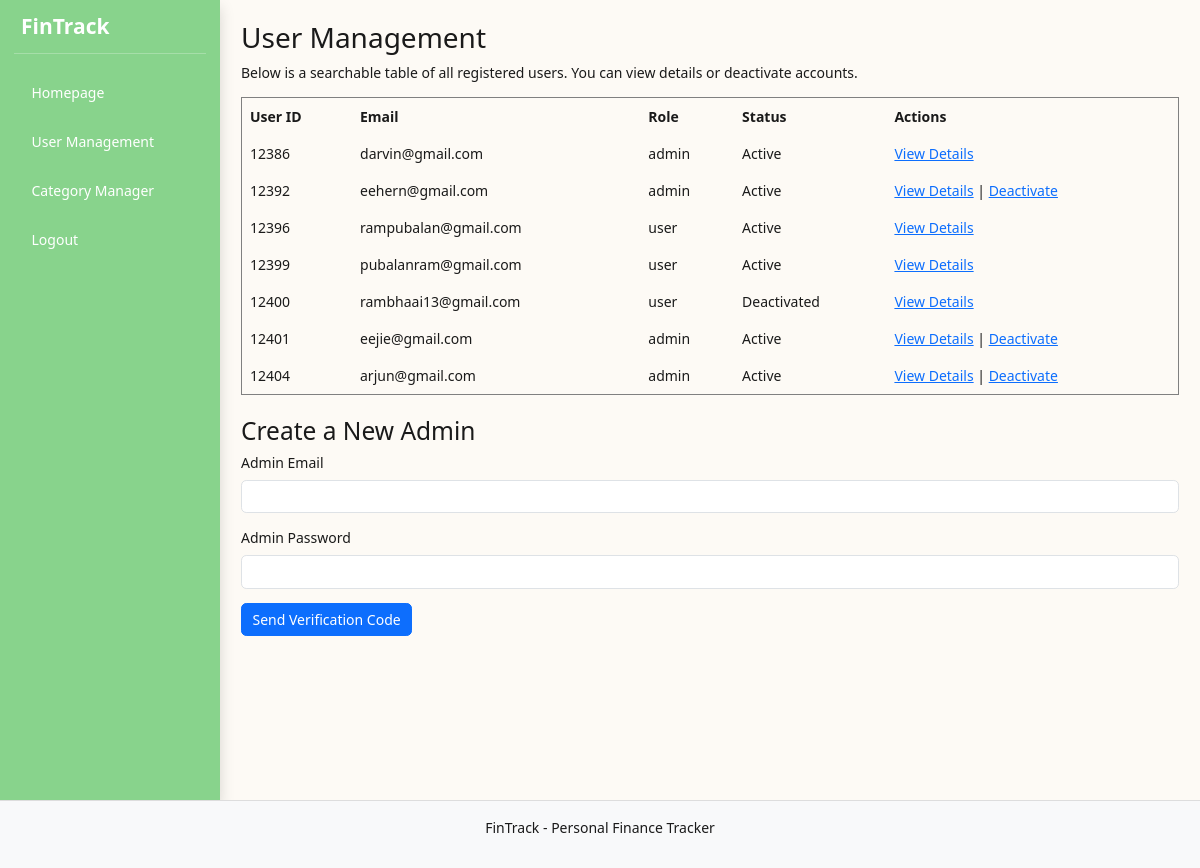
Screenshot of /user-management.php (signed in) with the database file from the repository.
### tables this page shows
CREATE TABLE `user` (
  `user_id` int(11) NOT NULL,
  `email` varchar(50) NOT NULL,
  `password` varchar(255) NOT NULL,
  `role` enum('admin','user') DEFAULT 'user',
  `verification_token` varchar(255) DEFAULT NULL,
  `is_verified` tinyint(1) DEFAULT 0,
  `setup_complete` tinyint(1) DEFAULT 0,
  `created_at` datetime DEFAULT current_timestamp(),
  `last_login` datetime DEFAULT NULL,
  `initial_capital` decimal(18,2) DEFAULT NULL
);

### user-management.php (the view, shortened to what this page needs)
<?php
include('db_connect.php');
$awaiting_code = isset($_SESSION['pending_admin']) && time() <= $_SESSION['pending_admin']['expires'];
$sql = "SELECT user_id, email, role, is_verified FROM user ORDER BY user_id ASC";
$result = mysqli_query($conn, $sql);
?>
<!DOCTYPE html>
<html lang="en">
<head>
    <link href="https://cdn.jsdelivr.net/npm/bootstrap@5.3.3/dist/css/bootstrap.min.css" rel="stylesheet">
    <link rel="stylesheet" href="assets/css/style.css">
</head>
<body>
<div id="wrapper" class="d-flex vh-100 w-100" style="overflow: hidden;">
    <?php include 'sidebar.php'; ?>
    <div id="page-content-wrapper" class="flex-grow-1 d-flex flex-column p-4" style="overflow: hidden;">
        <h2>User Management</h2>
        <p>Below is a searchable table of all registered users. You can view details or deactivate accounts.</p>
<table border="1" cellpadding="8" cellspacing="0">
    <thead>
        <tr>
            <th>User ID</th>
            <th>Email</th>
            <th>Role</th>
            <th>Status</th>
            <th>Actions</th>
        </tr>
    </thead>
    <tbody>
        <?php while($row = mysqli_fetch_assoc($result)): ?>
        <tr>
            <td><?php echo htmlspecialchars($row['user_id']); ?></td>
            <td><?php echo htmlspecialchars($row['email']); ?></td>
            <td><?php echo htmlspecialchars($row['role']); ?></td>
            <td><?php echo ((int)$row['is_verified'] === 0) ? 'Deactivated' : 'Active'; ?></td>
            <td>
                <a href="view-user.php?user_id=<?php echo urlencode($row['user_id']); ?>">View Details</a>
                <?php if ($row['role'] === 'admin' && intval($row['user_id']) !== intval($_SESSION['user_id'])): ?>
                    <?php if ((int)$row['is_verified'] === 1): ?>
                        | <a href="deactivate-user.php?user_id=<?php echo urlencode($row['user_id']); ?>" class="deactivate-link" data-user-id="<?php echo intval($row['user_id']); ?>" onclick="return confirm('Are you sure you want to deactivate this admin account?');">Deactivate</a>
                    <?php else: ?>
                        | <a href="activate-user.php?user_id=<?php echo urlencode($row['user_id']); ?>" class="activate-link" data-user-id="<?php echo intval($row['user_id']); ?>" onclick="return confirm('Are you sure you want to reactivate this admin account?');">Activate</a>
                    <?php endif; ?>
                <?php endif; ?>
            </td>
        </tr>
        <?php endwhile; ?>
    </tbody>
</table>
<div class="mt-4">
    <h3>Create a New Admin</h3>
    <?php if (!$awaiting_code): ?>
        <form method="POST" action="user-management.php">
            <div class="mb-3">
                <label for="admin_email" class="form-label">Admin Email</label>
                <input type="email" class="form-control" id="admin_email" name="admin_email" required>
            </div>
            <div class="mb-3">
                <label for="admin_password" class="form-label">Admin Password</label>
                <input type="password" class="form-control" id="admin_password" name="admin_password" required>
            </div>
            <button type="submit" name="request_code" class="btn btn-primary">Send Verification Code</button>
        </form>
    <?php endif; ?>
</div>
<?php include('footer.php'); ?>
</body>
</html>

### sidebar.php (shortened to what this page needs)
<div id="sidebar-wrapper" class="p-3 text-white shadow" style="width: 220px; flex-shrink: 0; background-color: var(--safe);">
    <h4 class="ps-2">FinTrack</h4>
    <hr>
    <div class="list-group list-group-flush">
        <?php if (!empty($_SESSION['role'])) { ?>
            <?php if ($_SESSION['role'] == "admin") { ?>
                <a href='index.php' class="nav-link text-white py-3">Homepage</a>
                <a href='user-management.php' class="nav-link text-white py-3">User Management</a>
                <a href='category.php' class="nav-link text-white py-3">Category Manager</a>
            <?php } ?>
            <a href='logout.php' class="nav-link text-white py-3">Logout</a>
        <?php } else { ?>
            <a href='index.php' class="nav-link text-white py-3">Home</a>
            <a href='login.php' class="nav-link text-white py-3">Login</a>
            <a href='signup.php' class="nav-link text-white py-3">Sign Up</a>
        <?php } ?>
    </div>
</div>

### footer.php
</div>
</div>
<footer style="text-align: center; padding: 16px; background: #f8f9fa; border-top: 1px solid #ddd;">
    <p>FinTrack - Personal Finance Tracker</p>
</footer>
</body>
</html>

### assets/css/style.css (style rules this page uses)
:root { --background-cream: #FDFAF5; --text-main: #1A1A1A; --border: #E0D7C6; --safe: #88D38C; --warning: #FFA81C; --danger: #CC1808; }
body { background-color: var(--background-cream) !important; color: var(--text-main); height: 100vh; overflow: hidden; }
#sidebar-wrapper .nav-link { padding-left: 1.25rem !important; padding-right: 1.25rem !important; display: block; transition: all 0.2s ease; }
#sidebar-wrapper h4 { color: #FFFFFF; font-weight: bold; }
#sidebar-wrapper { width: 16rem; height: 100vh; max }
#page-content-wrapper { padding: 1.5rem !important; width: calc(100% - 250px); height: 100vh; overflow: hidden; }
body, html { font-size: 14px; height: 100%; overflow: hidden; }

### rows the page displays
user: user_id "12386", email "darvin@gmail.com", role "admin", is_verified "Active"
user: user_id "12392", email "eehern@gmail.com", role "admin", is_verified "Active"
user: user_id "12396", email "rampubalan@gmail.com", role "user", is_verified "Active"
user: user_id "12399", email "pubalanram@gmail.com", role "user", is_verified "Active"
user: user_id "12400", email "rambhaai13@gmail.com", role "user", is_verified "Deactivated"
user: user_id "12401", email "eejie@gmail.com", role "admin", is_verified "Active"
user: user_id "12404", email "arjun@gmail.com", role "admin", is_verified "Active"
